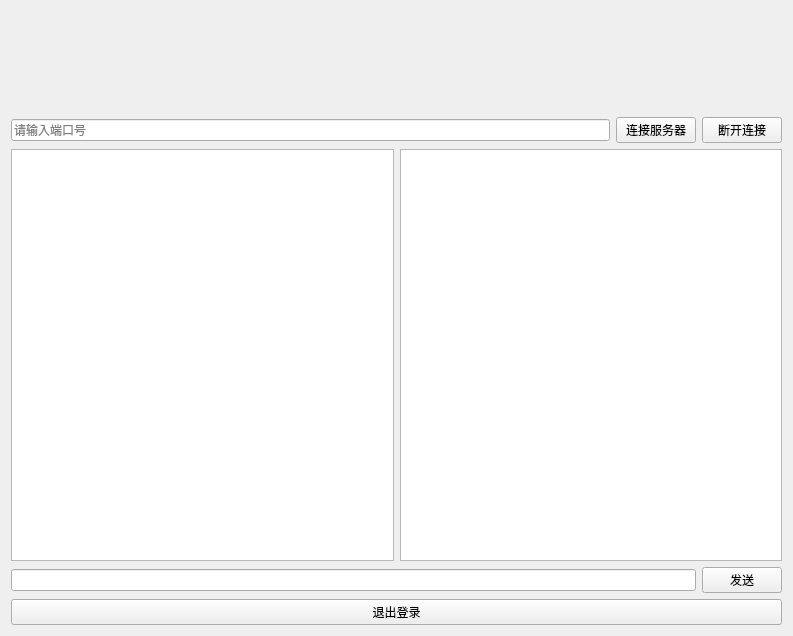
<?xml version="1.0" encoding="UTF-8"?>
<ui version="4.0">
 <class>Client</class>
 <widget class="QWidget" name="Client">
  <property name="geometry">
   <rect>
    <x>0</x>
    <y>0</y>
    <width>793</width>
    <height>636</height>
   </rect>
  </property>
  <property name="windowTitle">
   <string>Form</string>
  </property>
  <layout class="QVBoxLayout" name="verticalLayout">
   <item>
    <layout class="QHBoxLayout" name="horizontalLayout">
     <item>
      <widget class="QLabel" name="iconLable">
       <property name="minimumSize">
        <size>
         <width>100</width>
         <height>100</height>
        </size>
       </property>
       <property name="maximumSize">
        <size>
         <width>100</width>
         <height>100</height>
        </size>
       </property>
       <property name="text">
        <string/>
       </property>
       <property name="alignment">
        <set>Qt::AlignLeading|Qt::AlignLeft|Qt::AlignVCenter</set>
       </property>
      </widget>
     </item>
     <item>
      <widget class="QLabel" name="username">
       <property name="minimumSize">
        <size>
         <width>100</width>
         <height>100</height>
        </size>
       </property>
       <property name="maximumSize">
        <size>
         <width>100</width>
         <height>100</height>
        </size>
       </property>
       <property name="text">
        <string/>
       </property>
      </widget>
     </item>
    </layout>
   </item>
   <item>
    <layout class="QHBoxLayout" name="horizontalLayout_2">
     <item>
      <widget class="QLineEdit" name="portLine">
       <property name="placeholderText">
        <string>请输入端口号</string>
       </property>
      </widget>
     </item>
     <item>
      <widget class="QPushButton" name="connServerBtn">
       <property name="text">
        <string>连接服务器</string>
       </property>
      </widget>
     </item>
     <item>
      <widget class="QPushButton" name="disconnBtn">
       <property name="text">
        <string>断开连接</string>
       </property>
      </widget>
     </item>
    </layout>
   </item>
   <item>
    <layout class="QHBoxLayout" name="horizontalLayout_4">
     <item>
      <widget class="QTextEdit" name="onlineEdit"/>
     </item>
     <item>
      <widget class="QTextEdit" name="msgHisLine"/>
     </item>
    </layout>
   </item>
   <item>
    <layout class="QHBoxLayout" name="horizontalLayout_3">
     <item>
      <widget class="QLineEdit" name="msgLine"/>
     </item>
     <item>
      <widget class="QPushButton" name="sendMsgBtn">
       <property name="text">
        <string>发送</string>
       </property>
      </widget>
     </item>
    </layout>
   </item>
   <item>
    <widget class="QPushButton" name="quitLoginBtn">
     <property name="text">
      <string>退出登录</string>
     </property>
    </widget>
   </item>
  </layout>
 </widget>
 <resources/>
 <connections/>
</ui>
